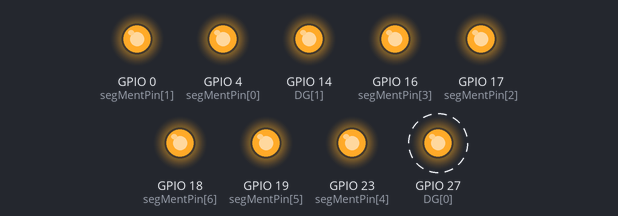
Bench run of a sketch on a simulated ESP32. Shown: output pins drawn as LEDs (lit = HIGH). Dashed ring = blinking.

Above: at 0.5 s.
At 3.5 s:
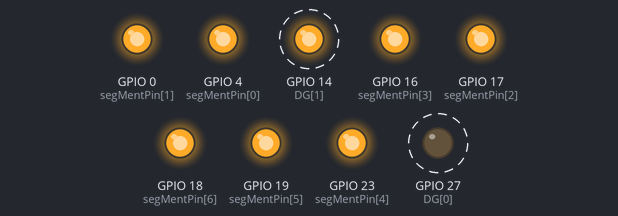
Timing chart, 0 to 4.6 s (numbered marks = the images above):
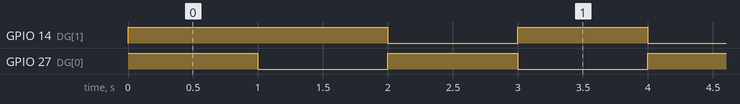

The sketch:

Test002.ino
```cpp
const int DG[2]={27,14};
const int segMentPin[7]={4,0,17,16,23,19,18};
const int dot=20;
int i;
int digit=0;
hw_timer_t * timer = NULL;  /* create a hardware timer */

void IRAM_ATTR onTimer(){
  if(digit==0){
    digitalWrite(DG[0],LOW);
    digitalWrite(DG[1],HIGH);
    digit=1;
  }
  else
  {
    digitalWrite(DG[1],LOW);
    digitalWrite(DG[0],HIGH);
    digit=0;
  }
}

void setup() {
   timer = timerBegin(0, 80, true);
   timerAttachInterrupt(timer, &onTimer, true);
   timerAlarmWrite(timer, 1000000, true);
   timerAlarmEnable(timer);

   for(i=0;i<2;i++){
    pinMode(DG[i],OUTPUT);
    digitalWrite(DG[i],HIGH);
  }
  for(i=0;i<7;i++)
  { pinMode(segMentPin[i],OUTPUT);
    digitalWrite(segMentPin[i],HIGH);
  }
}

void loop() {
}
```

Measured:
- by itself, GPIO 14 (DG[1]), GPIO 27 (DG[0]): alternates HIGH for 1.0 s and LOW for 1.0 s
